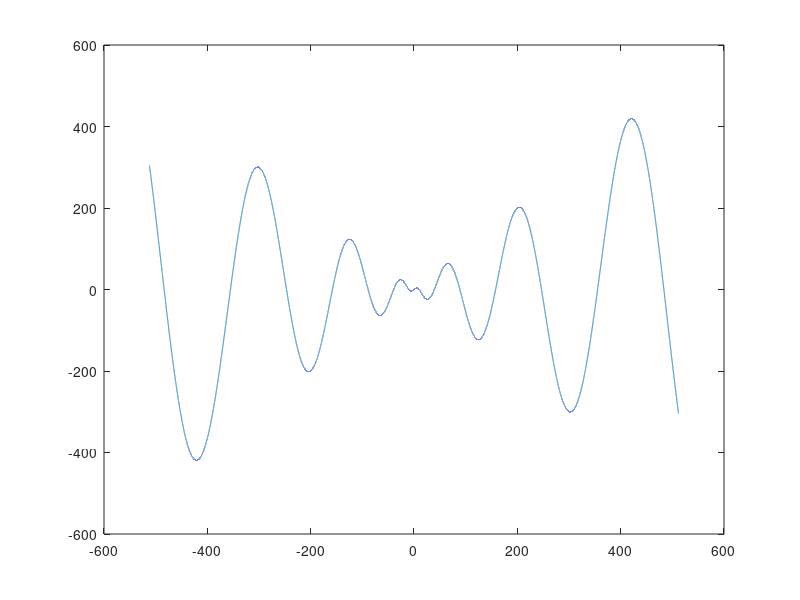

The MATLAB script that drew this image: (Note: this script raises an error after producing the figure.)
% Variables 
close all;
clear all;
clc;

cant_particulas = 50;
tol_it = 100; % tolerancia de iteraciones
C1 = 0.7;
C2 = 0.3;
Particulas = round(rand(cant_particulas, 1)*1024 - 512); %Inicializo las particulas
Velocidad = zeros(cant_particulas,1);
type_fitnes = 1;

Y_global = Particulas(1); % Y global iguala cualquier posicion 
Y_personal = Particulas; % Las Y_personales son las posiciones iniciales
figure();
x = linspace(-512,512,100000);
y1 = x.*sin(sqrt(abs(x)));
plot(x,y1);
hold on;
scatter(Particulas ,-Fitnes_M(Particulas,1));
t = 0;
while (t < tol_it)
    for i = 1 : cant_particulas
        if Fitnes(Particulas(i),0,type_fitnes) > Fitnes(Y_personal(i),0,type_fitnes)
            Y_personal(i) = Particulas(i); 
        end
        if Fitnes(Y_personal(i),0,type_fitnes) > Fitnes(Y_global,0,type_fitnes); 
            Y_global = Y_personal(i);
        end
    end
    inercia=(tol_it-t)/tol_it;
    for k = 1 : cant_particulas 
        velocidad_anterior = Velocidad(k);
        R1 = rand();
        R2 = rand();
        Velocidad(k) = inercia*velocidad_anterior + C1*R1*(Y_personal(k) - Particulas(k)) + C2*R2*(Y_global - Particulas(k)); 
        pos_anterior = Particulas(k);
        Particulas(k) = pos_anterior + Velocidad(k);
    end
    Particulas = Verifica_intervalos(Particulas, -512, 512);
    
    x = linspace(-512,512,100000);
    y1 = x.*sin(sqrt(abs(x)));
    plot(x,y1);
    hold on;
    scatter(Particulas,-Fitnes_M(Particulas,1));
    pause(0.1);
    if t < tol_it-1
     clf;
    end
    t = t + 1;
end

vec = Fitnes_M(Particulas,type_fitnes);
[max,ind] = max(vec); 
cant = 0;
for i=1:cant_particulas
    if round((vpa(Particulas(i),6) - vpa(Particulas(ind),6))) == 0
        cant = cant + 1;
    end
end


fprintf('       == RESULTADOS == \n');
fprintf('%d particulas, %d iteraciones \n',cant_particulas, tol_it);
fprintf('mejor posicion: (%.3f,%.3f) \n',Particulas(ind),-max);
fprintf('particulas en la mejor posicon: %d',cant);






